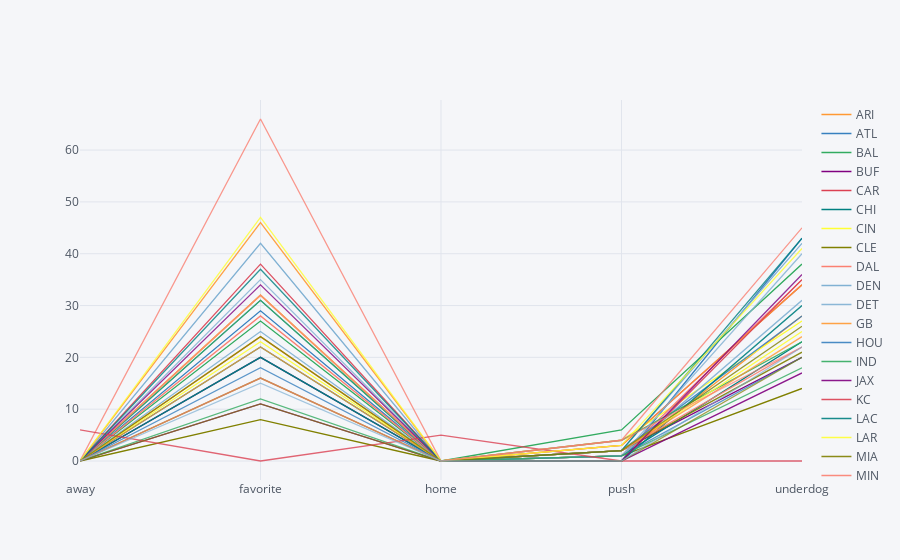

Here is the notebook cell this chart was saved with:
### Code cell
pd.crosstab(data_filtered.spread_result, data_filtered.team_favorite_id).iplot()

### Figure 1 — Plotly figure (JSON) as saved in the notebook; plotly's stock layout.template omitted (floating-point values rounded to 4 significant figures)
{"data": [{"line": {"color": "rgba(255, 153, 51, 1.0)", "dash": "solid", "shape": "linear", "width": 1.3}, "mode": "lines", "name": "ARI", "text": "", "type": "scatter", "uid": "c6a5e71e-9c09-11e9-a385-88e9fe6538ec", "x": ["away", "favorite", "home", "push", "underdog"], "y": [0, 24, 0, 1, 28]}, {"line": {"color": "rgba(55, 128, 191, 1.0)", "dash": "solid", "shape": "linear", "width": 1.3}, "mode": "lines", "name": "ATL", "text": "", "type": "scatter", "uid": "c6a7c112-9c09-11e9-8b7f-88e9fe6538ec", "x": ["away", "favorite", "home", "push", "underdog"], "y": [0, 29, 0, 0, 43]}, {"line": {"color": "rgba(50, 171, 96, 1.0)", "dash": "solid", "shape": "linear", "width": 1.3}, "mode": "lines", "name": "BAL", "text": "", "type": "scatter", "uid": "c6a7c392-9c09-11e9-8f1f-88e9fe6538ec", "x": ["away", "favorite", "home", "push", "underdog"], "y": [0, 27, 0, 6, 38]}, {"line": {"color": "rgba(128, 0, 128, 1.0)", "dash": "solid", "shape": "linear", "width": 1.3}, "mode": "lines", "name": "BUF", "text": "", "type": "scatter", "uid": "c6a7c4fa-9c09-11e9-a4e0-88e9fe6538ec", "x": ["away", "favorite", "home", "push", "underdog"], "y": [0, 20, 0, 2, 20]}, {"line": {"color": "rgba(219, 64, 82, 1.0)", "dash": "solid", "shape": "linear", "width": 1.3}, "mode": "lines", "name": "CAR", "text": "", "type": "scatter", "uid": "c6a7c630-9c09-11e9-baaa-88e9fe6538ec", "x": ["away", "favorite", "home", "push", "underdog"], "y": [0, 32, 0, 3, 34]}, {"line": {"color": "rgba(0, 128, 128, 1.0)", "dash": "solid", "shape": "linear", "width": 1.3}, "mode": "lines", "name": "CHI", "text": "", "type": "scatter", "uid": "c6a7c748-9c09-11e9-a816-88e9fe6538ec", "x": ["away", "favorite", "home", "push", "underdog"], "y": [0, 20, 0, 1, 23]}, {"line": {"color": "rgba(255, 255, 51, 1.0)", "dash": "solid", "shape": "linear", "width": 1.3}, "mode": "lines", "name": "CIN", "text": "", "type": "scatter", "uid": "c6a7c862-9c09-11e9-af8f-88e9fe6538ec", "x": ["away", "favorite", "home", "push", "underdog"], "y": [0, 32, 0, 4, 27]}, {"line": {"color": "rgba(128, 128, 0, 1.0)", "dash": "solid", "shape": "linear", "width": 1.3}, "mode": "lines", "name": "CLE", "text": "", "type": "scatter", "uid": "c6a7c96e-9c09-11e9-9f08-88e9fe6538ec", "x": ["away", "favorite", "home", "push", "underdog"], "y": [0, 8, 0, 1, 14]}, {"line": {"color": "rgba(251, 128, 114, 1.0)", "dash": "solid", "shape": "linear", "width": 1.3}, "mode": "lines", "name": "DAL", "text": "", "type": "scatter", "uid": "c6a7ca90-9c09-11e9-84a5-88e9fe6538ec", "x": ["away", "favorite", "home", "push", "underdog"], "y": [0, 28, 0, 1, 35]}, {"line": {"color": "rgba(128, 177, 211, 1.0)", "dash": "solid", "shape": "linear", "width": 1.3}, "mode": "lines", "name": "DEN", "text": "", "type": "scatter", "uid": "c6a7cba8-9c09-11e9-9426-88e9fe6538ec", "x": ["away", "favorite", "home", "push", "underdog"], "y": [0, 42, 0, 2, 42]}, {"line": {"color": "rgba(128, 177, 211, 0.8999999999999999)", "dash": "solid", "shape": "linear", "width": 1.3}, "mode": "lines", "name": "DET", "text": "", "type": "scatter", "uid": "c6a7ccac-9c09-11e9-a595-88e9fe6538ec", "x": ["away", "favorite", "home", "push", "underdog"], "y": [0, 25, 0, 1, 31]}, {"line": {"color": "rgba(255, 153, 51, 0.8999999999999999)", "dash": "solid", "shape": "linear", "width": 1.3}, "mode": "lines", "name": "GB", "text": "", "type": "scatter", "uid": "c6a7cdb0-9c09-11e9-97a5-88e9fe6538ec", "x": ["away", "favorite", "home", "push", "underdog"], "y": [0, 46, 0, 3, 34]}, {"line": {"color": "rgba(55, 128, 191, 0.8999999999999999)", "dash": "solid", "shape": "linear", "width": 1.3}, "mode": "lines", "name": "HOU", "text": "", "type": "scatter", "uid": "c6a7cebe-9c09-11e9-b52f-88e9fe6538ec", "x": ["away", "favorite", "home", "push", "underdog"], "y": [0, 31, 0, 2, 28]}, {"line": {"color": "rgba(50, 171, 96, 0.8999999999999999)", "dash": "solid", "shape": "linear", "width": 1.3}, "mode": "lines", "name": "IND", "text": "", "type": "scatter", "uid": "c6a7cff4-9c09-11e9-847d-88e9fe6538ec", "x": ["away", "favorite", "home", "push", "underdog"], "y": [0, 31, 0, 4, 23]}, {"line": {"color": "rgba(128, 0, 128, 0.8999999999999999)", "dash": "solid", "shape": "linear", "width": 1.3}, "mode": "lines", "name": "JAX", "text": "", "type": "scatter", "uid": "c6a7d0ee-9c09-11e9-bcc0-88e9fe6538ec", "x": ["away", "favorite", "home", "push", "underdog"], "y": [0, 11, 0, 0, 17]}, {"line": {"color": "rgba(219, 64, 82, 0.8999999999999999)", "dash": "solid", "shape": "linear", "width": 1.3}, "mode": "lines", "name": "KC", "text": "", "type": "scatter", "uid": "c6a7d21a-9c09-11e9-b898-88e9fe6538ec", "x": ["away", "favorite", "home", "push", "underdog"], "y": [0, 38, 0, 0, 35]}, {"line": {"color": "rgba(0, 128, 128, 0.8999999999999999)", "dash": "solid", "shape": "linear", "width": 1.3}, "mode": "lines", "name": "LAC", "text": "", "type": "scatter", "uid": "c6a7d346-9c09-11e9-bb9c-88e9fe6538ec", "x": ["away", "favorite", "home", "push", "underdog"], "y": [0, 22, 0, 0, 30]}, {"line": {"color": "rgba(255, 255, 51, 0.8999999999999999)", "dash": "solid", "shape": "linear", "width": 1.3}, "mode": "lines", "name": "LAR", "text": "", "type": "scatter", "uid": "c6a7d45e-9c09-11e9-b3ab-88e9fe6538ec", "x": ["away", "favorite", "home", "push", "underdog"], "y": [0, 23, 0, 2, 25]}, {"line": {"color": "rgba(128, 128, 0, 0.8999999999999999)", "dash": "solid", "shape": "linear", "width": 1.3}, "mode": "lines", "name": "MIA", "text": "", "type": "scatter", "uid": "c6a7d558-9c09-11e9-9226-88e9fe6538ec", "x": ["away", "favorite", "home", "push", "underdog"], "y": [0, 16, 0, 2, 21]}, {"line": {"color": "rgba(251, 128, 114, 0.8999999999999999)", "dash": "solid", "shape": "linear", "width": 1.3}, "mode": "lines", "name": "MIN", "text": "", "type": "scatter", "uid": "c6a7d670-9c09-11e9-918d-88e9fe6538ec", "x": ["away", "favorite", "home", "push", "underdog"], "y": [0, 32, 0, 2, 22]}, {"line": {"color": "rgba(251, 128, 114, 0.7999999999999998)", "dash": "solid", "shape": "linear", "width": 1.3}, "mode": "lines", "name": "NE", "text": "", "type": "scatter", "uid": "c6a7d788-9c09-11e9-8b49-88e9fe6538ec", "x": ["away", "favorite", "home", "push", "underdog"], "y": [0, 66, 0, 4, 45]}, {"line": {"color": "rgba(128, 177, 211, 0.7999999999999998)", "dash": "solid", "shape": "linear", "width": 1.3}, "mode": "lines", "name": "NO", "text": "", "type": "scatter", "uid": "c6a7d878-9c09-11e9-8891-88e9fe6538ec", "x": ["away", "favorite", "home", "push", "underdog"], "y": [0, 35, 0, 1, 40]}, {"line": {"color": "rgba(255, 153, 51, 0.7999999999999998)", "dash": "solid", "shape": "linear", "width": 1.3}, "mode": "lines", "name": "NYG", "text": "", "type": "scatter", "uid": "c6a7d97a-9c09-11e9-a792-88e9fe6538ec", "x": ["away", "favorite", "home", "push", "underdog"], "y": [0, 22, 0, 2, 24]}, {"line": {"color": "rgba(55, 128, 191, 0.7999999999999998)", "dash": "solid", "shape": "linear", "width": 1.3}, "mode": "lines", "name": "NYJ", "text": "", "type": "scatter", "uid": "c6a7da80-9c09-11e9-8dcd-88e9fe6538ec", "x": ["away", "favorite", "home", "push", "underdog"], "y": [0, 18, 0, 1, 20]}, {"line": {"color": "rgba(50, 171, 96, 0.7999999999999998)", "dash": "solid", "shape": "linear", "width": 1.3}, "mode": "lines", "name": "OAK", "text": "", "type": "scatter", "uid": "c6a7db7a-9c09-11e9-8038-88e9fe6538ec", "x": ["away", "favorite", "home", "push", "underdog"], "y": [0, 12, 0, 1, 18]}, {"line": {"color": "rgba(128, 0, 128, 0.7999999999999998)", "dash": "solid", "shape": "linear", "width": 1.3}, "mode": "lines", "name": "PHI", "text": "", "type": "scatter", "uid": "c6a7dc92-9c09-11e9-96c0-88e9fe6538ec", "x": ["away", "favorite", "home", "push", "underdog"], "y": [0, 34, 0, 0, 36]}, {"line": {"color": "rgba(219, 64, 82, 0.7999999999999998)", "dash": "solid", "shape": "linear", "width": 1.3}, "mode": "lines", "name": "PICK", "text": "", "type": "scatter", "uid": "c6a7dd98-9c09-11e9-825d-88e9fe6538ec", "x": ["away", "favorite", "home", "push", "underdog"], "y": [6, 0, 5, 0, 0]}, {"line": {"color": "rgba(0, 128, 128, 0.7999999999999998)", "dash": "solid", "shape": "linear", "width": 1.3}, "mode": "lines", "name": "PIT", "text": "", "type": "scatter", "uid": "c6a7de9a-9c09-11e9-9829-88e9fe6538ec", "x": ["away", "favorite", "home", "push", "underdog"], "y": [0, 37, 0, 2, 43]}, {"line": {"color": "rgba(255, 255, 51, 0.7999999999999998)", "dash": "solid", "shape": "linear", "width": 1.3}, "mode": "lines", "name": "SEA", "text": "", "type": "scatter", "uid": "c6a7df94-9c09-11e9-aca8-88e9fe6538ec", "x": ["away", "favorite", "home", "push", "underdog"], "y": [0, 47, 0, 3, 41]}, {"line": {"color": "rgba(128, 128, 0, 0.7999999999999998)", "dash": "solid", "shape": "linear", "width": 1.3}, "mode": "lines", "name": "SF", "text": "", "type": "scatter", "uid": "c6a7e098-9c09-11e9-ad8a-88e9fe6538ec", "x": ["away", "favorite", "home", "push", "underdog"], "y": [0, 24, 0, 2, 26]}, {"line": {"color": "rgba(128, 128, 0, 0.7)", "dash": "solid", "shape": "linear", "width": 1.3}, "mode": "lines", "name": "TB", "text": "", "type": "scatter", "uid": "c6a7e17e-9c09-11e9-9b6f-88e9fe6538ec", "x": ["away", "favorite", "home", "push", "underdog"], "y": [0, 11, 0, 0, 20]}, {"line": {"color": "rgba(251, 128, 114, 0.7)", "dash": "solid", "shape": "linear", "width": 1.3}, "mode": "lines", "name": "TEN", "text": "", "type": "scatter", "uid": "c6a7e2a8-9c09-11e9-81c5-88e9fe6538ec", "x": ["away", "favorite", "home", "push", "underdog"], "y": [0, 16, 0, 4, 22]}, {"line": {"color": "rgba(128, 177, 211, 0.7)", "dash": "solid", "shape": "linear", "width": 1.3}, "mode": "lines", "name": "WAS", "text": "", "type": "scatter", "uid": "c6a7e3b8-9c09-11e9-98b5-88e9fe6538ec", "x": ["away", "favorite", "home", "push", "underdog"], "y": [0, 15, 0, 0, 22]}], "layout": {"legend": {"bgcolor": "#F5F6F9", "font": {"color": "#4D5663"}}, "paper_bgcolor": "#F5F6F9", "plot_bgcolor": "#F5F6F9", "titlefont": {"color": "#4D5663"}, "xaxis": {"gridcolor": "#E1E5ED", "showgrid": true, "tickfont": {"color": "#4D5663"}, "title": "", "titlefont": {"color": "#4D5663"}, "zerolinecolor": "#E1E5ED"}, "yaxis": {"gridcolor": "#E1E5ED", "showgrid": true, "tickfont": {"color": "#4D5663"}, "title": "", "titlefont": {"color": "#4D5663"}, "zerolinecolor": "#E1E5ED"}}}
